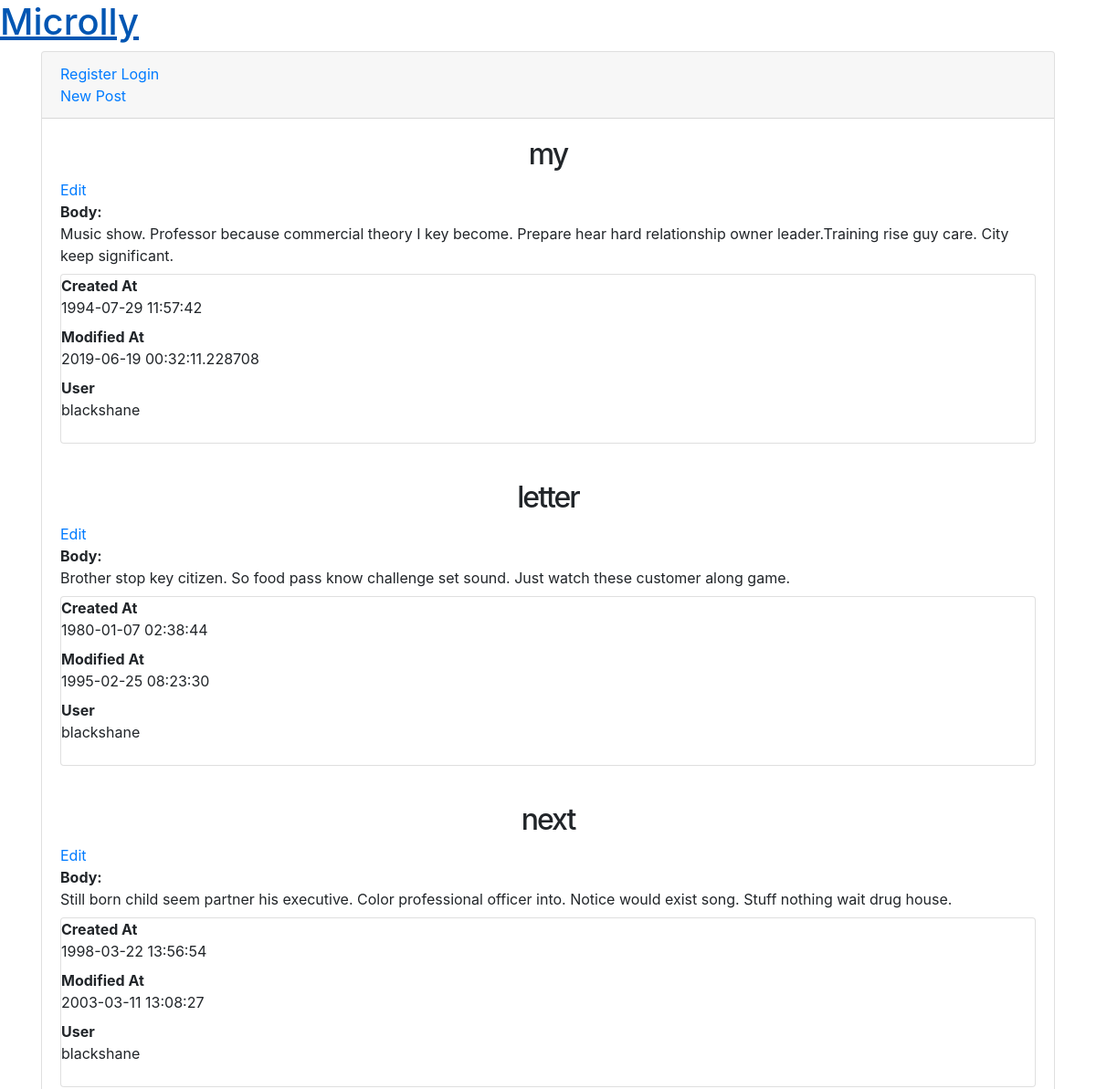
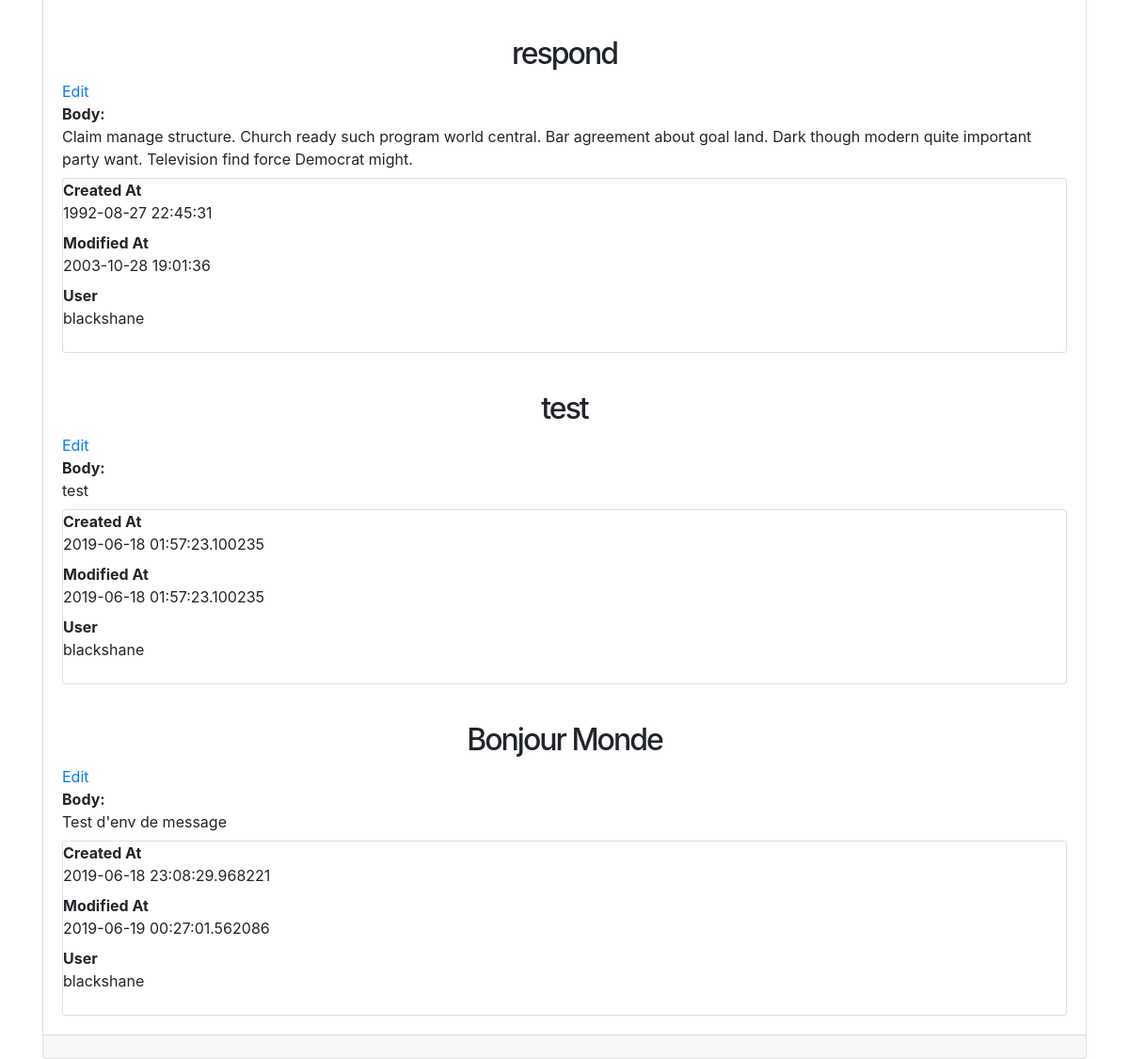
/list_all_post/blackshane/, run on the app's committed database (2 pictures, top to bottom).
### models.py (models this page shows)
class BaseModel(Model):
    class Meta:
        database = database

class Publication(BaseModel):
    title = CharField()
    body = CharField()
    created_at = DateTimeField(default=datetime.datetime.now)
    modified_at = DateTimeField(default=datetime.datetime.now)
    user = ForeignKeyField(User, backref="publications")

class User(BaseModel):
    username = CharField()
    first_name = CharField()
    last_name = CharField()
    email = CharField()
    birthday = DateField()
    password = CharField()

### app.py (the view)
@app.route('/list_all_post/<users>/')
def showuserdata(users=None):
    return render_template('listuserpost.html',users=Publication.select().join(User).where(Publication.user.username==users))

### templates/listuserpost.html (shortened to what this page needs)
{% extends 'base.html' %}
{% block main %}
<div class="grid">
{% for user in users %}
<div class="card-body">
    <article>
        <h2> {{user.title}} </h2>
        <a href = "/editpost/{{user.id}}/">Edit</a>
        <div class="description">
            <dt>Body:</dt>
                <dd> {{user.body}}</dd>
        </div>
        <div class="card">
            <dl>
                <dt>Created At</dt>
                <dd> {{user.created_at}}</dd>
                <dt>Modified At</dt>
                <dd> {{user.modified_at}}</dd>
                <dt>User</dt>
                <dd> {{user.user.username}}</dd>
            </dl>
        </div>
    </article>
</div>
{% endfor %}
</div>
{% endblock %}

### templates/base.html (shortened to what this page needs)
<!DOCTYPE html>
<html>
    <head>
        <link type="text/css" rel="stylesheet" href="{{ url_for('static', filename='css/normalize.css') }}" />
        <link type="text/css" rel="stylesheet" href="{{ url_for('static', filename='css/style2.css') }}" />
        <link rel="stylesheet" href="https://stackpath.bootstrapcdn.com/bootstrap/4.1.3/css/bootstrap.min.css">
        <link rel="stylesheet" href="https://use.fontawesome.com/releases/v5.3.1/css/all.css">
    </head>
<body style="background-image: url('http://getwallpapers.com/wallpaper/full/a/5/d/544750.jpg');">
        <h1><a href="/">Microlly</a></h1>
        {% with messages = get_flashed_messages() %}
    <div class="container">
        <div class="d-flex justify-content-center h-100">
            <div class="card">
                <div class="card-header">
                    {% endwith %}
                    <div>
                    <a href = "/newuser/">Register</a>
                    <a href = "/login/">Login</a>
                    </div>
                    <div>
                    <a href = "/newpost/">New Post</a>
                    </div>
                </div>
                {% block main %}{% endblock %}
                <div class="card-footer">
                </div>
            </div>
        </div>
    </div>
</body>
</html>

### static/css/style2.css (style rules this page uses)
body { margin: 0; padding: 0; font-family: "Helvetica Neue", Helvetica, Arial, sans-serif; color: #444; }
.container { width: 1200px; margin: 0 auto; }
h2 { font-size: 3em; margin-top: 40px; text-align: center; letter-spacing: -2px; }

### data on the page
Publication: title "my", body "Music show. Professor because commercial theory I key become. Prepare hear hard relationship owner leader.Training rise guy care. City keep significant.", created_at "1994-07-29 11:57:42", modified_at "2019-06-19 00:32:11.228708", user.username "blackshane"
Publication: title "letter", body "Brother stop key citizen. So food pass know challenge set sound. Just watch these customer along game.", created_at "1980-01-07 02:38:44", modified_at "1995-02-25 08:23:30", user.username "blackshane"
Publication: title "next", body "Still born child seem partner his executive. Color professional officer into. Notice would exist song. Stuff nothing wait drug house.", created_at "1998-03-22 13:56:54", modified_at "2003-03-11 13:08:27", user.username "blackshane"
Publication: title "respond", body "Claim manage structure. Church ready such program world central. Bar agreement about goal land. Dark though modern quite important party want. Television find force Democrat might.", created_at "1992-08-27 22:45:31", modified_at "2003-10-28 19:01:36", user.username "blackshane"
Publication: title "test", body "test", created_at "2019-06-18 01:57:23.100235", modified_at "2019-06-18 01:57:23.100235", user.username "blackshane"
Publication: title "Bonjour Monde", body "Test d'env de message", created_at "2019-06-18 23:08:29.968221", modified_at "2019-06-19 00:27:01.562086", user.username "blackshane"
